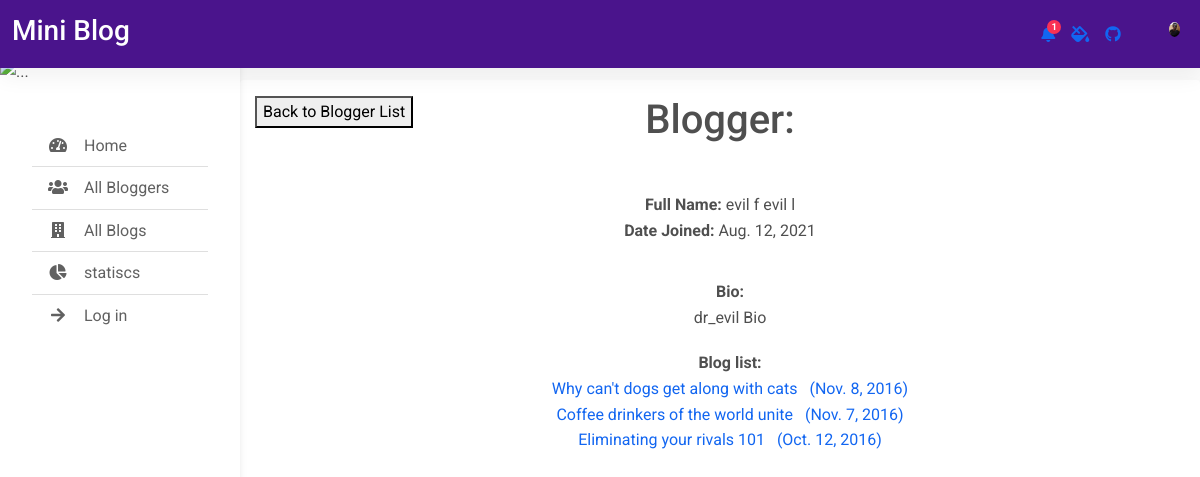
The page /blog/bloggers/1 on the database its author committed.
### blog/models.py (models this page shows, shortened)
class Blogger(models.Model):
    user=models.OneToOneField(settings.AUTH_USER_MODEL,on_delete=CASCADE)
    date_joined=models.DateField(verbose_name='Date Joined')
    blogger_bio=models.CharField(verbose_name='Bio',max_length=1000)
    def get_full_name(self):
        return self.user.first_name+' '+self.user.last_name

class BlogPost(models.Model):
    name=models.CharField(max_length=255)
    blog_author=models.ForeignKey(Blogger,null=True,on_delete=SET_NULL)
    post_date=models.DateField(verbose_name='Post Date',default=timezone.now)
    content=models.CharField( max_length=1000)
    def __str__(self):
        return self.name
    class Meta:
        ordering=['-post_date','name']

### blog/views.py (the view)
# urls.py: path('bloggers/<author_id>',views.bloggerDetail, name='blogger_detail'),
def bloggerDetail(request,author_id):
    blogger=get_object_or_404(Blogger,pk=author_id)
    bloglist=blogger.blogpost_set.all()
    context={
        'blogger': blogger,
        'bloglist': bloglist
    }
    return render(request,'blog/blogger_detail.html',context)

### blog/templates/blog/blogger_detail.html
{% extends "blog/base_template.html" %}
{% block content %}
<main>
  <div class="card text-center " style="margin-top:80px; height: 90vh;">
      <div class="card-body">
        <a href="{% url 'blog:bloggers' %}"><button style="position: absolute ;left: 15px">Back to Blogger List</button></a>
        <h1>Blogger: {{ blogger.username }}</h1>
          <div class="table-responsive mt-5">
            <p><strong>Full Name:</strong> {{blogger.get_full_name}}</br>
            <strong>Date Joined:</strong> {{ blogger.date_joined }}</p>
          </div>
          <div style="margin-left:20px;margin-top:20px">
              <p><strong>Bio:</strong> <br>
                {{ blogger.blogger_bio}}</p>
          </div>
          <div style="margin-left:20px;margin-top:20px">
                <p><strong>Blog list:</strong> <br>
                    {% for blog in blogger.blogpost_set.all %}
                      <a href="{% url 'blog:blog_detail' blog.id %} ">{{blog}} &nbsp ({{blog.post_date}}) </a> <br>
                    {% endfor %}
                </p>
          </div>
      </div>
  </div>
</main>
{% endblock %}

### blog/static/css/admin.css (style rules this page uses)
body { background-color: #fbfbfb; }
@media (min-width: 991.98px) { main { padding-left: 240px; } }

### rows shown on the page
Blogger: get_full_name "evil f evil l", date_joined "Aug. 12, 2021", blogger_bio "dr_evil Bio"
BlogPost: name "Why can't dogs get along with cats", post_date "Nov. 8, 2016"
BlogPost: name "Coffee drinkers of the world unite", post_date "Nov. 7, 2016"
BlogPost: name "Eliminating your rivals 101", post_date "Oct. 12, 2016"
